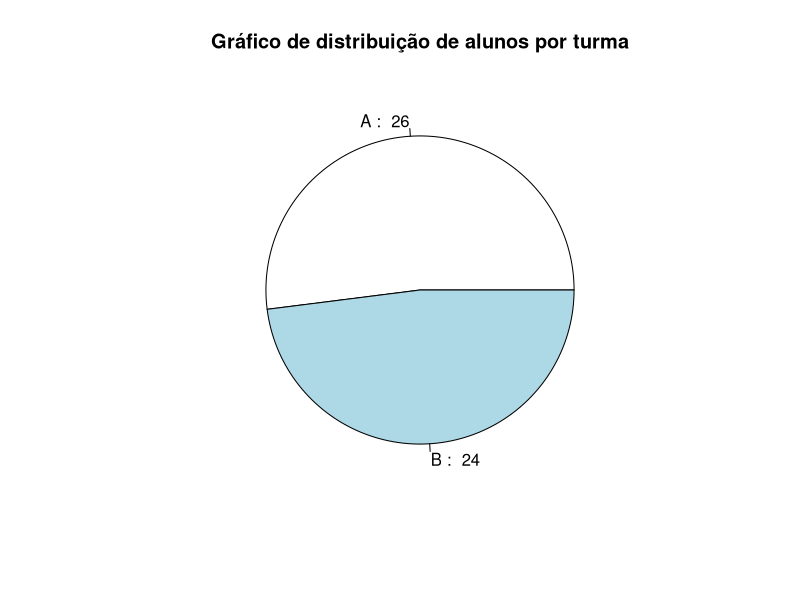
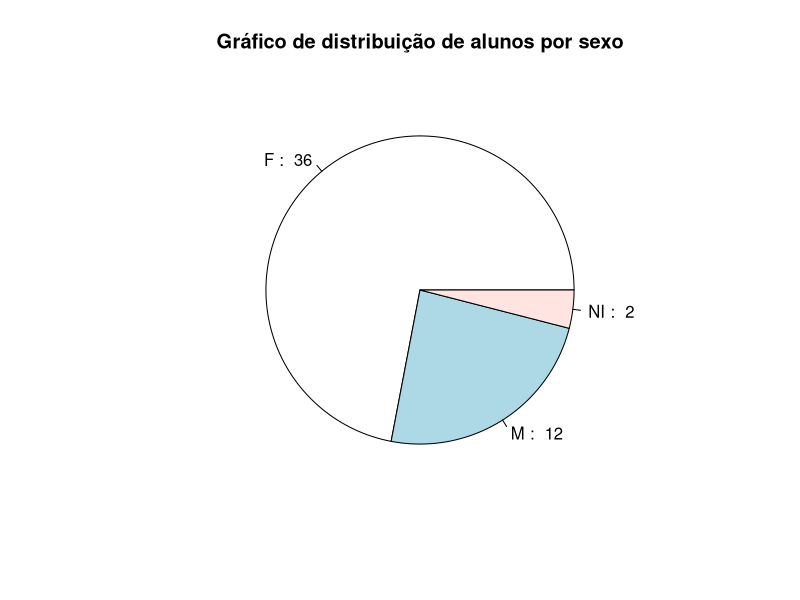
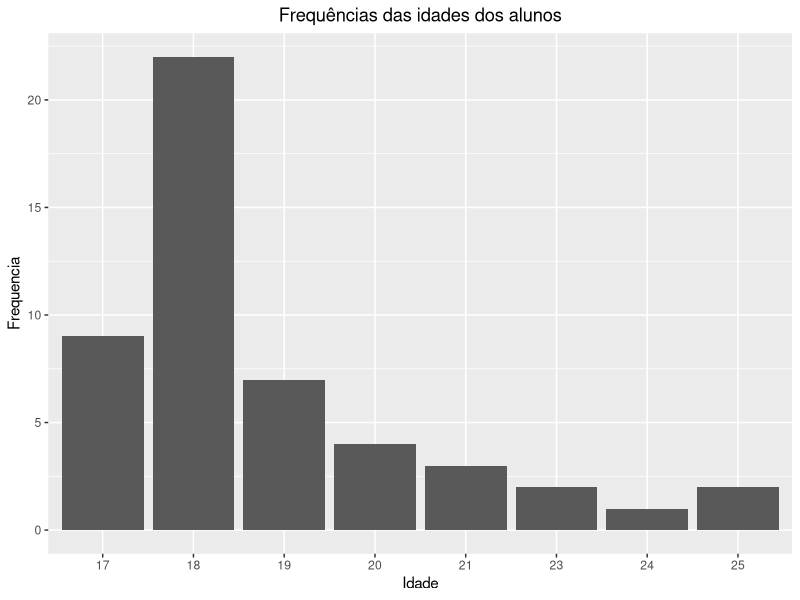
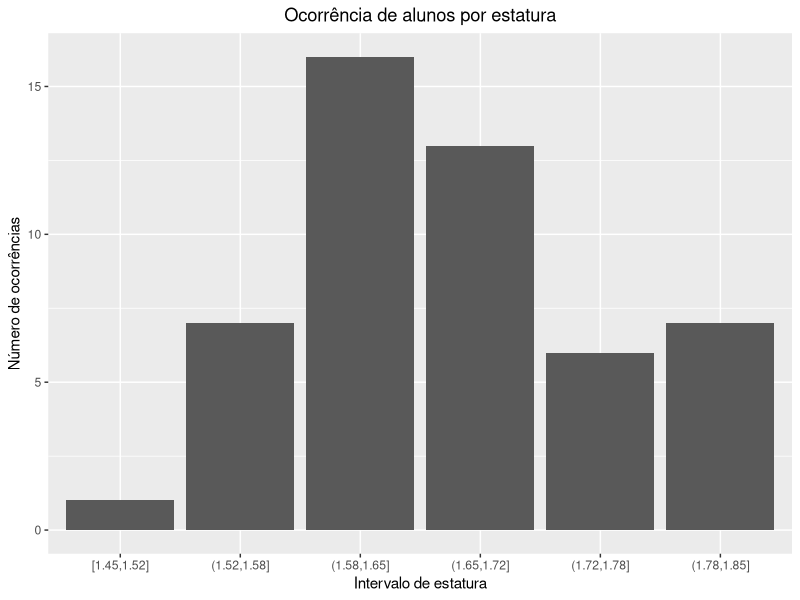
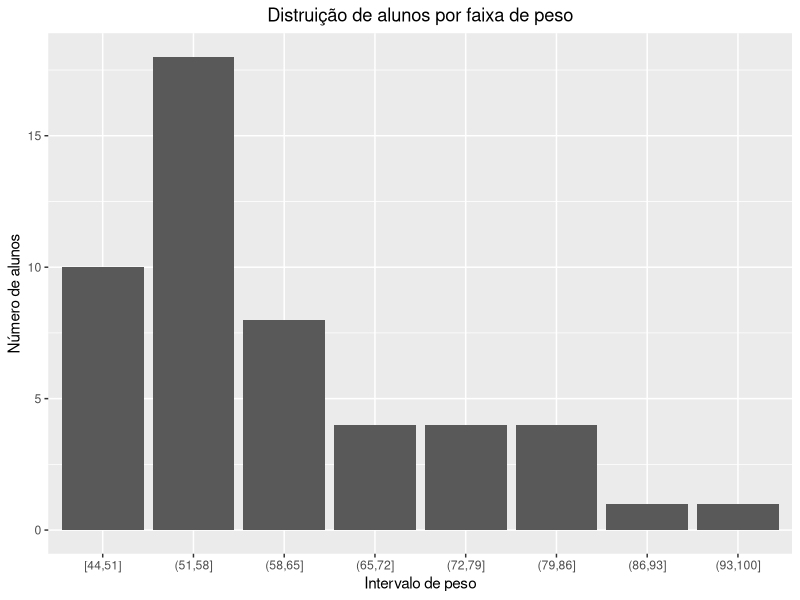
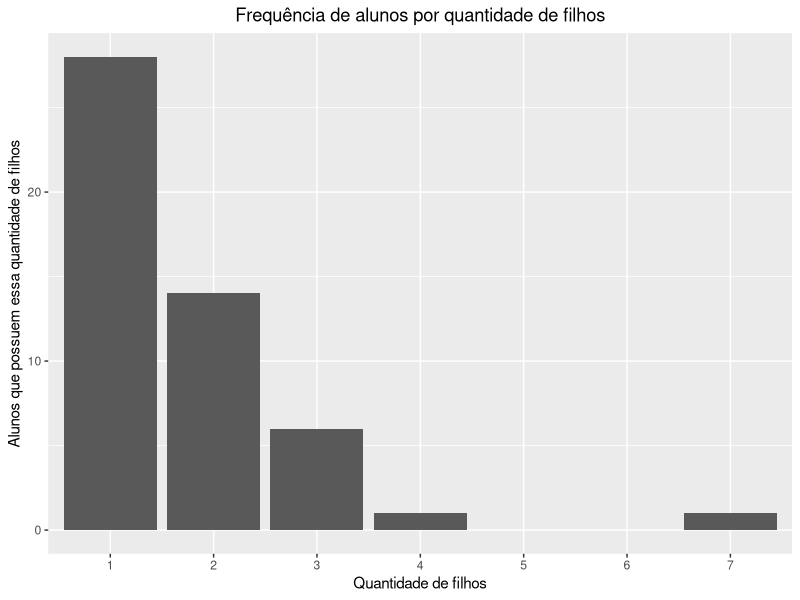
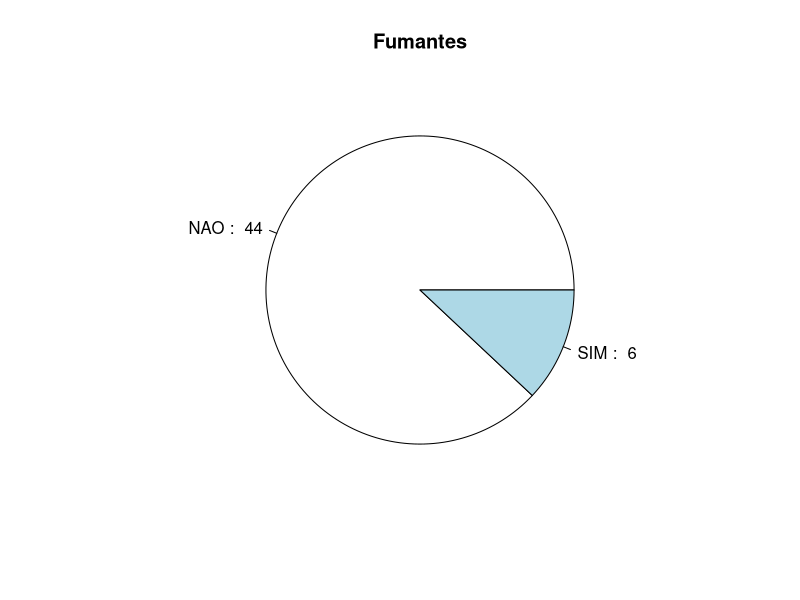
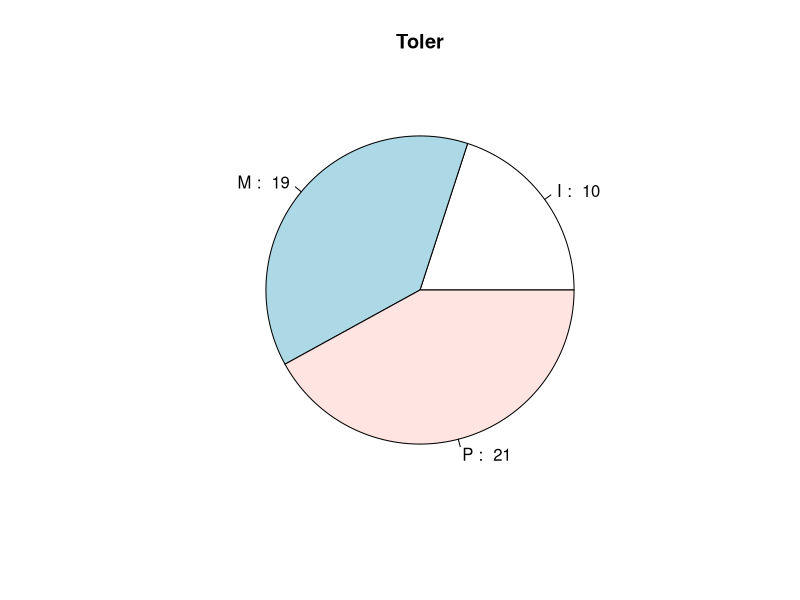

The R source for these figures, in order:
#imports
library(ggplot2)


data <- read.csv("dados_estudantes.csv", sep = ';')


#Tabela turmas e gráfico de turmas
contagem_turmas = table(data$Turma)
contagem_turmas_table = data.frame(Turma = names(contagem_turmas), Frequencia = as.numeric(contagem_turmas))
pie(
  contagem_turmas_table$Frequencia,
  labels = paste(
    contagem_turmas_table$Turma, 
    ": ", 
    contagem_turmas_table$Frequencia
  ),
  main = "Gráfico de distribuição de alunos por turma"
)



#Tabela sexo gráfico sexo
contagem_sexo = table(data$Sexo)
contagem_sexo_table = data.frame(
  Sexo = names(contagem_sexo),
  Frenquencia = as.integer(contagem_sexo)
)
pie(
  contagem_sexo_table$Frenquencia,
  labels = paste(
    contagem_sexo_table$Sexo,
    ": ",
    contagem_sexo_table$Frenquencia
  ),
  main = "Gráfico de distribuição de alunos por sexo"
)


#Tabela de idade e gráfico de idade
contagem_idade = table(data$Idade)
contagem_idade_table = data.frame(
  Idade = names (contagem_idade),
  Frequencia = as.integer(contagem_idade)
)
idade_grafico = ggplot(
  contagem_idade_table,
  aes(
    x = Idade, 
    y = Frequencia
  )
)+ 
  geom_bar(stat = "identity") +
  labs(title = "Frequências das idades dos alunos") +
  theme(plot.title = element_text(hjust = 0.5))
print(idade_grafico)


#Tabela de altura e gráfico de altura
altura = data$Alt
n_classes = ceiling(log(length(altura), 2))
amplitude_de_classe = (max(altura) - min (altura))/n_classes
intervalos = seq(min(altura), max(altura), amplitude_de_classe)
classes = cut(altura, breaks = intervalos, include.lowest = TRUE)
tabela_classes = as.data.frame(table(classes))
plot_altura = ggplot(data = tabela_classes, aes(x = classes, y = Freq)) + 
  geom_bar(stat = "identity")+
  labs(title = "Ocorrência de alunos por estatura")+
  xlab("Intervalo de estatura")+
  ylab("Número de ocorrências")+
  theme(plot.title = element_text(hjust = 0.5))
print(plot_altura)


#Tabela de peso e gráfico de peso
peso = data$Peso
n_classes_peso = ceiling(sqrt(length(peso)))
amplitude_de_classe_peso = ceiling((max(peso) - min(peso)) / n_classes_peso)
intervalos_peso = seq(min(peso), max(peso) + amplitude_de_classe_peso, amplitude_de_classe_peso)
classes_peso = cut(peso, breaks = intervalos_peso, include.lowest = TRUE)
tabela_classes_peso = table(classes_peso)
classes_peso_data_frame = as.data.frame(tabela_classes_peso)
ggplot(classes_peso_data_frame, aes(classes_peso, Freq)) +
  geom_bar(stat = "identity")+
  labs(title = "Distruição de alunos por faixa de peso")+
  xlab("Intervalo de peso")+
  ylab("Número de alunos")+
  theme(plot.title = element_text(hjust = 0.5))


#Tabela de numero de filhos e gráfico de número de filhos
filhos = data$Filhos
filhos_factor_levels = min(filhos): max(filhos)
filhos_factor = factor(data$Filhos, levels = filhos_factor_levels)
filhos_table = table(filhos_factor)
filhos_data_frame = data.frame(
  "NumeroDeFilhos" = names(filhos_table),
  "Frequencia" = as.vector(filhos_table))

ggplot(
  filhos_data_frame,
  aes(
    x= filhos_data_frame$NumeroDeFilhos,
    y= filhos_data_frame$Frequencia
  )
)+
  geom_bar(stat = "identity")+
  labs(title = "Frequência de alunos por quantidade de filhos")+
  xlab("Quantidade de filhos")+
  ylab("Alunos que possuem essa quantidade de filhos")+
  theme(plot.title = element_text(hjust = 0.5))



#Tabela fumantes e gráfico fumantes
fumantes_table = table(data$Fuma)
fumantes_data_frame = data.frame(
  "Fuma" = names(fumantes_table),
  "Porcentagem" = as.vector(fumantes_table))

pie(
  fumantes_table,
  labels = paste(names(fumantes_table), ": ", fumantes_table),
  main = "Fumantes")



#Tabela toler e gráfico Toler
toler_table = data.frame(table(data$Toler))
colnames(toler_table) = c("Toler", "Frequencia")
pie(
  table(data$Toler),
  main = "Toler",
  labels = paste(names(table(data$Toler)), ": ", table(data$Toler))
)
